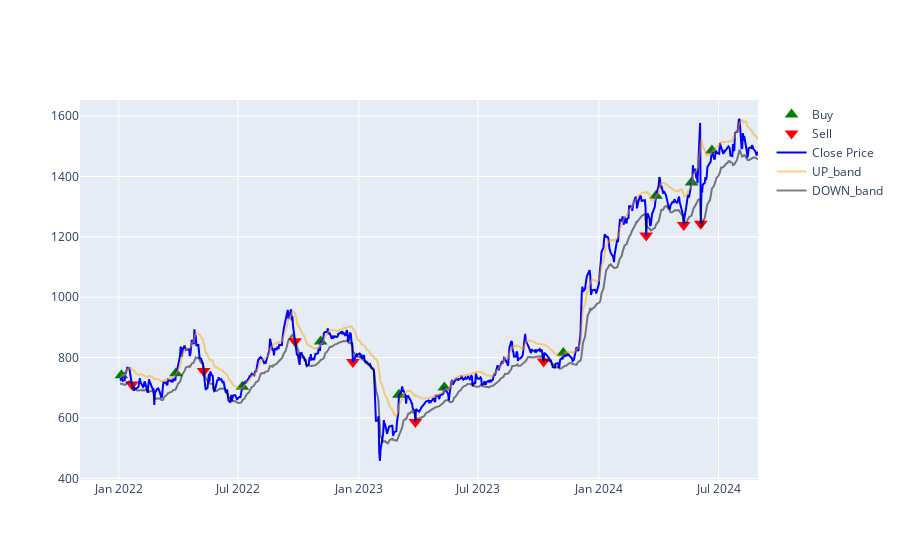

Notebook code cell kept with this figure:
### Code cell
adani_df=atr(adani)
adani_df=adani_df.reset_index()

### Figure 1 — Plotly figure (JSON) as saved in the notebook; plotly's stock layout.template omitted (floating-point values rounded to 4 significant figures; data arrays with more than 128 entries replaced by an {"elided": "..."} marker saying what was removed)
{"data": [{"marker": {"color": "green", "size": 12, "symbol": "triangle-up"}, "mode": "markers", "name": "Buy", "type": "scatter", "x": ["2022-01-05T00:00:00", "2022-03-29T00:00:00", "2022-07-08T00:00:00", "2022-11-04T00:00:00", "2023-03-03T00:00:00", "2023-05-11T00:00:00", "2023-11-08T00:00:00", "2024-03-28T00:00:00", "2024-05-21T00:00:00", "2024-06-21T00:00:00"], "y": [741.5, 748.4, 703.0, 853.5, 677.2, 701.1, 815.2, 1336.0, 1380.0, 1486.0]}, {"marker": {"color": "red", "size": 12, "symbol": "triangle-down"}, "mode": "markers", "name": "Sell", "type": "scatter", "x": ["2022-01-21T00:00:00", "2022-05-10T00:00:00", "2022-09-26T00:00:00", "2022-12-23T00:00:00", "2023-03-28T00:00:00", "2023-10-09T00:00:00", "2024-03-13T00:00:00", "2024-05-09T00:00:00", "2024-06-04T00:00:00"], "y": [711.1, 755.5, 854.0, 785.4, 586.9, 786.7, 1204.0, 1239.0, 1244.0]}, {"line": {"color": "blue"}, "name": "Close Price", "type": "scatter", "x": {"elided": "656 str values"}, "y": {"elided": "656 float values"}}, {"line": {"color": "orange"}, "name": "UP_band", "opacity": 0.5, "type": "scatter", "x": {"elided": "656 str values"}, "y": {"elided": "656 float values"}}, {"line": {"color": "black"}, "name": "DOWN_band", "opacity": 0.5, "type": "scatter", "x": {"elided": "656 str values"}, "y": {"elided": "656 float values"}}], "layout": {"autosize": true, "xaxis": {"autorange": true, "range": ["2021-11-05 15:44:57.0122", "2024-08-30"], "type": "date"}, "yaxis": {"autorange": true, "range": [394.5, 1653.0], "type": "linear"}}}
